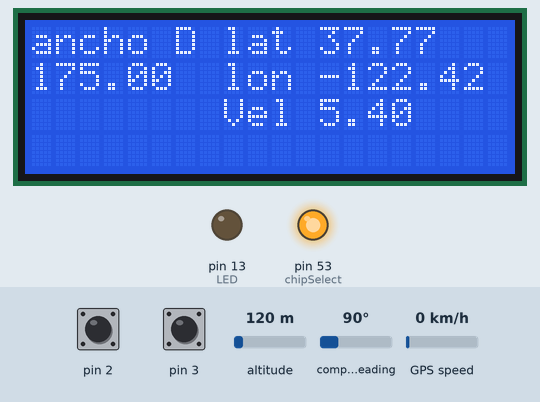
Recording of a sketch running on a simulated Arduino Mega 2560, built with avr-gcc and run on an emulated ATmega2560. Shown: 20×4 character LCD, output pins drawn as LEDs (lit = HIGH). Inputs (shaded band) come from the test bench; at power-on: pin 2 HIGH, GPS speed 0 km/h, pin 3 HIGH, altitude 120 m, compass heading 90°. Storage starts empty; the GPS gets a fix after 3 s at 37.7749, -122.4194 with 8 satellites; pins used as bus, display or sensor lines are not drawn.

Above: at 15.5 s.
15.6 s: pin 2 pulled LOW for 0.15 s
At 16.1 s:
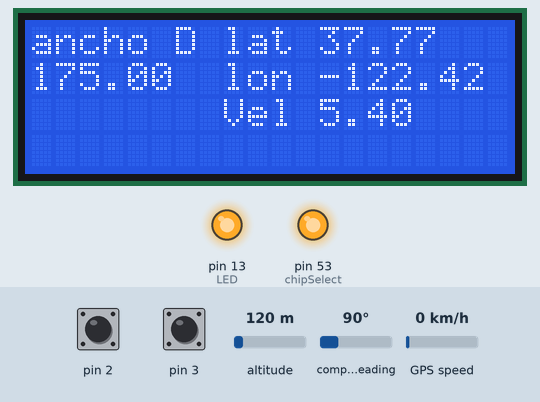
17.2 s: GPS speed set to 2 km/h
At 18.9 s:
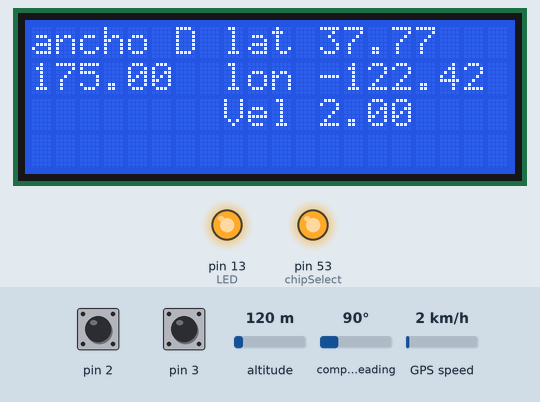
19.6 s: pin 3 pulled LOW for 0.15 s
At 23.6 s:
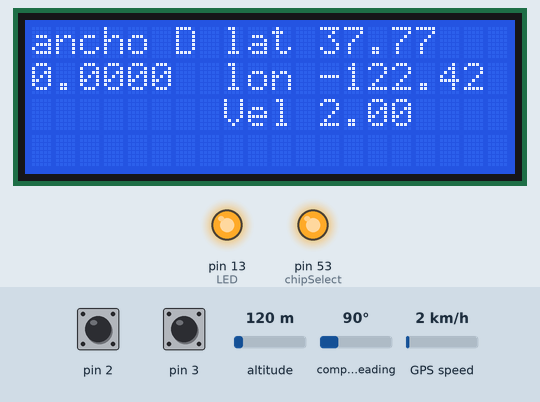
23.7 s: GPS speed set to 30 km/h
At 25.3 s:
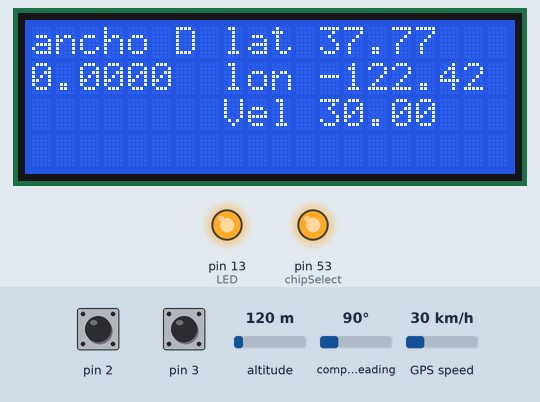
26.0 s: GPS speed set to 60 km/h
29.2 s: pin 2 pulled LOW for 1 s
At 30.0 s:
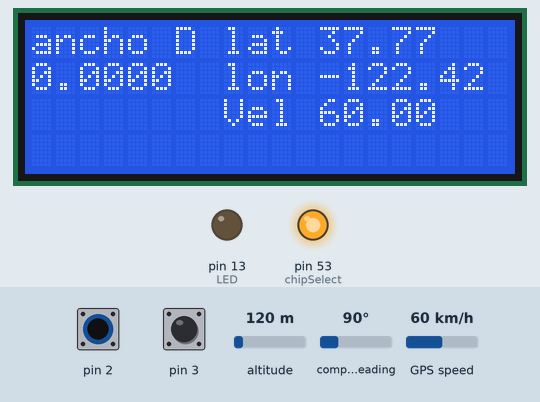
Timing chart, 0 to 32.2 s (numbered marks = the images above; inputs shaded):
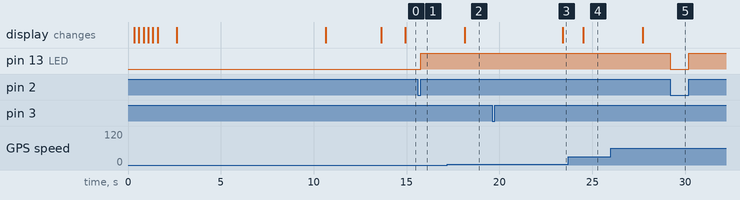

The sketch:

Atomizador_Inteligente.ino
```cpp
#include <SD.h>

#include <TinyGPS.h>
#include <SoftwareSerial.h>
#include <LiquidCrystal_I2C.h>


#define CANT_MUESTRAS 7     // largo del array de muestras para hacer el filtrado
#define I_MUESTRA     3     // muestra del array utilizada para hacer los calculos en ese momento
#define UMBRAL        10    // Diferencia entre la media y la medida tomada;
#define TIME_SENS     10    // tiempo entre muestras
#define LAR_BUFFER    8

#define VENTANA_SENSOR         0.60   //Ancho que agarra cada sensor en metros
#define DISTANCIA_ENTRE_FILAS   3.5   // distancia entre las filas en metros
#define FACTOR                  600   //factor para calculo de caudal
#define DOSIS                    50   //litros cada 1000 metros cubicos de vegetacion
#define CAUDAL_MAX_2BOQUILLAS     4   // caudal maximo de dos boquillas a una presion especificada

#define ss Serial1


LiquidCrystal_I2C lcd(0x27, 2, 1, 0, 4, 5, 6, 7, 3, POSITIVE);
float duty1, duty2, duty3, duty4, duty5, duty6;
float* rejunte;
char buffer[8];
int chipSelect = 53;
File myData; //creo objeto de tipo File
const byte LED = 13;


//************************************************* clase sensor**************************************************
class sensor {

  public:
    int i;
    float           dato[CANT_MUESTRAS];
    unsigned long   SensorMillis, CurrentMillis;
    const float     TimeSens = TIME_SENS;
    int             pin4, pin2;
    float           cm, duration;
    float           avg_cm[4];
    float           dif[2];
    volatile unsigned long   risingMicros;
    volatile unsigned long   fallingMicros;
    volatile unsigned long   pulseTime;

sensor(int pin_enable, int pin_outPWM) {
      int n, i;
      pin4 = pin_enable;        // el pin 4 del sensor es el enable
      pin2 = pin_outPWM;        // el pin 2 del sensor es la salida pem en funcion de la distancia
      SensorMillis = 0;
      n = CANT_MUESTRAS;
      i = 0;
      cm = 0.0;

      // configuro los pines
      pinMode(pin4, OUTPUT);
      pinMode(pin2, INPUT);
      digitalWrite(pin4, LOW);    // apago el sensor

      while (i < n) {             //Tomo N muestras y las guardo en dato[]
        digitalWrite(pin4, HIGH);
        delayMicroseconds(5);

        duration = asignNewPulseDuration();//pulseIn(pin2, HIGH,80000);
        cm = microsecondsToCentimeters(duration);

//
//        dato[i] = cm;
//        i++;

 if (cm >= (DISTANCIA_ENTRE_FILAS*100/2)){         // si sobrepasa la medida de la mitad de la entre fila le coloco un cero
        dato[i] = 0;

       }

       else{
        dato[i]= DISTANCIA_ENTRE_FILAS*100/2 - cm;

       }


        i++;

        digitalWrite(pin4, LOW);
        delayMicroseconds(100);   //Tiempo minimo recomendado entre lecturas
      }
    }

    void UpdateSensor() {
      int n, i;
      n = CANT_MUESTRAS;
     int dato_aux;
      CurrentMillis = millis();

      //Serial.print(TimeSens);
      if (CurrentMillis - SensorMillis >= TimeSens) { // Tiempo cada cuanto funciona el sensor

      for (i = 0; i < n - 1; ++i) {             // Primero corre los valores del array dejando libre el ultimo
          dato[i] = dato[i + 1];

           //Serial. print(dato[i+1]);

          //Serial. print(" ");


        }


        digitalWrite(pin4, HIGH);
        //delayMicroseconds(5);
        duration = asignNewPulseDuration();//pulseIn(pin2, HIGH,80000);
        cm = microsecondsToCentimeters(duration);
        //dato[n - 1] = cm;

       if (cm >= DISTANCIA_ENTRE_FILAS*100/2){         // si sobrepasa la medida de la mitad de la entre fila le coloco un cero
        dato[n-1] = 0;


       }

       else{
        dato[n-1]= DISTANCIA_ENTRE_FILAS*100/2 - cm;
       }

        digitalWrite(pin4, LOW);


//FILTRADO DE MUESTRAS
        avg_cm[0] =  mean_primera(dato);              //Calculo del promedio en cm
        avg_cm[1] =  mean_ultima(dato); //Calculo del promedio en cm
        avg_cm[2]=   mean_todo(dato);
        avg_cm[3]=   mean_sig3M(dato);
        dif[0] = abs(avg_cm[0] - dato[I_MUESTRA]);
        dif[1] = abs(avg_cm[1] - dato[I_MUESTRA]);


        if (dif[0] > UMBRAL) {

          if (dif[1] > UMBRAL) {


            dato[I_MUESTRA] = avg_cm[2] ;
            //Serial.print("descarta  ");
          }
        }
         dato_aux= dato[I_MUESTRA];

         if (dato_aux==0){
          //Serial.print("entra");

          if (avg_cm[3]>0.0){

         dato[I_MUESTRA]= avg_cm[1];

         }
         else {
          dato[I_MUESTRA]=0;
         }
         }
        SensorMillis = millis();
      }
    }

    long microsecondsToCentimeters(long microseconds) {
      // The speed of sound is 340 m/s or 29 microseconds per centimeter.
      // The ping travels out and back, so to find the distance of the
      // object we take half of the distance travelled.
      return microseconds / 29 / 2;
    }

    float asignNewPulseDuration() {
      return pulseTime;
    }

    float mean_primera(float dato[]) {
      int i;
      float mean;

      for (i = 0; i < I_MUESTRA; ++i) {
        mean += dato[i];
      }


      return mean / I_MUESTRA;
    }

    float mean_ultima(float dato[]) {

      int  i;
      float mean;
      int init;
      init = I_MUESTRA + 1;

      for (i = init; i < CANT_MUESTRAS; ++i) {
        mean += dato[i];
      }


      return mean / I_MUESTRA;
    }


    float mean_sig3M(float dato[]) {

      int  i;
      float mean;
      int init;
      init = I_MUESTRA + 1;

      for (i = init; i < init+3; ++i) { // toma las siguientes 3 muestras a I_MUESTRA y hace el promedio
        mean += dato[i];
      }


      return mean /3;
    }

    float mean_todo(float dato[]) {

      int  i;
      float mean;


      for (i=0; i < CANT_MUESTRAS; ++i) {
        mean += dato[i];
      }


      return mean / CANT_MUESTRAS;
    }
};


//*************************************************************Clase Pantalla***************************************************************
class PantallaLCD {


    float TimeLCD;
    unsigned long previousMillis;

  public:
    PantallaLCD(float Time) {// tiempo cada cuanto se quiere actualizar la pantalla

      TimeLCD = Time;
    }

    void InitLCD() {

      lcd.begin(20, 4);  // initialize the lcd for 16 chars 4 lines, turn on backlight

      for (int i = 0; i < 3; i++) // para que parpadee cuando arranca
      {
        lcd.backlight();
        delay(250);
        lcd.noBacklight();
        delay(250);
      }
      lcd.backlight(); // finish with backlight on


      //NOTE: Cursor Position: (CHAR, LINE) start at 0
      lcd.setCursor(0, 0); //Start at character 4 on line 0
      lcd.print("Tesis DVM");
      delay(1000);
      lcd.setCursor(0, 1);
      lcd.print("Atomizador");
      lcd.setCursor(29, 1);
      lcd.print("Inteligente");
      delay(8000);

      // Wait and then tell user they can start the Serial Monitor and type in characters to
      // Display. (Set Serial Monitor option to "No Line Ending")
      lcd.clear();
      lcd.setCursor(0, 1); //Start at character 0 on line 0
      lcd.print("Iniciando......");
      delay(3000);
      lcd.clear();
    }


    void writeLCD(int horizontal,int vertical,char palabra[], float salida) { //lo que se quiere escribir en la pantalla

      unsigned long currentMillis = millis();

      if ((currentMillis - previousMillis) >= TimeLCD) {
        //lcd.clear();
        lcd.setCursor(horizontal,vertical);
        lcd.print(palabra);
        lcd.setCursor(horizontal, vertical+1);
        lcd.print(salida);
        //lcd.print("cm");
        lcd.setCursor(9, 1);
        previousMillis = currentMillis;

      }

    }
};


//********************************************************Clase TRV***************************************************************
class TRV {
    public:
    float Calc_TRV;
    float Litros_ha;
    float Caudal;
    float Ancho_Copa;
    int duty_valv, aux;

    public:
    TRV() {}

  void Duty_TRV(float Medida, float Velocidad_avance, float Entre_filas) { // Medida del sensor en cm, velocidad de avance en Km y entre filas en m


        Ancho_Copa = Medida/100; //Paso la medida de cm a m

        Calc_TRV = (VENTANA_SENSOR * Ancho_Copa * 10000) / DISTANCIA_ENTRE_FILAS;

        Litros_ha = (Calc_TRV * DOSIS) / 1000;

        Caudal = (Litros_ha * Velocidad_avance * DISTANCIA_ENTRE_FILAS) / 600;

        duty_valv = (Caudal / CAUDAL_MAX_2BOQUILLAS) * 100;

    if (duty_valv < 35) // duty mas pequeño al que la valvula trabaja
    {
       //Serial.print("medida");
        //Serial.println(Medida);
        aux=Medida;
       if(aux==0)   //Si no ve nada, apaga la valvula
       {
        duty_valv = 0;

       }
      else{
        duty_valv = 35;
      }
    }
    if (duty_valv > 80) // duty mas grande al que la valvula trabaja
    {
      duty_valv = 80;
    }

//    if(Medida==0)   //Si no ve nada, apaga la valvula
//    {
//      duty_valv = 0;
//    }
  }
};
//****************************************************************Clase GPS*****************************************************
class GPS_UB {

  bool newData = false;
  unsigned long chars;
  unsigned short sentences, failed;

  public:
  float velocidad=0;
  double posicion[2];
  TinyGPS gps;

    public:
    GPS_UB() {}


void UpdateGPS() {


  // For one second we parse GPS data and report some key values
  for (unsigned long start = millis(); millis() - start < 1000;)
  {
    while (ss.available())
    {
      char c = ss.read();
      // Serial.write(c); // uncomment this line if you want to see the GPS data flowing
      if (gps.encode(c)) // Did a new valid sentence come in?
        newData = true;
    }
  }

  if (newData)
  {
    float flat, flon;
    unsigned long age;
    gps.f_get_position(&flat, &flon, &age);

    velocidad = gps.f_speed_kmph();

    if(flat != TinyGPS::GPS_INVALID_F_ANGLE)
      posicion[0]= flat;

    if(flon != TinyGPS::GPS_INVALID_F_ANGLE)
      posicion[1]= flon;

  }
  //*********************************** DeBug GPS********************************************************************************
//    Serial.println( );
//    Serial.print("LAT=");
//    Serial.print(flat == TinyGPS::GPS_INVALID_F_ANGLE ? 0.0 : flat, 6);
//    Serial.print(" LON=");
//    Serial.print(flon == TinyGPS::GPS_INVALID_F_ANGLE ? 0.0 : flon, 6);
//    Serial.print(" SPEED=");
//    Serial.print(gps.f_speed_kmph()); // Speed in kilometers per hour (double)
//    Serial.print(" SAT=");
//    Serial.print(gps.satellites() == TinyGPS::GPS_INVALID_SATELLITES ? 0 : gps.satellites());
//    Serial.print(" PREC=");
//    Serial.print(gps.hdop() == TinyGPS::GPS_INVALID_HDOP ? 0 : gps.hdop());


//  gps.stats(&chars, &sentences, &failed);
//  Serial.print(" CHARS=");
//  Serial.print(chars);
//  Serial.print(" SENTENCES=");
//  Serial.print(sentences);
//  Serial.print(" CSUM ERR=");
//  Serial.println(failed);
//
//  if (chars == 0)
//    Serial.println("** No characters received from GPS: check wiring **");

//*********************************************************************************************************************************
}

};


//********************************************************Creacion de las Clases***************************************************

sensor S_derecha1(9, 3);//pin enable 2, pin ouput 3
//sensor S_derecha2(4, 5);
//sensor S_derecha3(6, 7);

sensor S_izquierda1(8, 2);
//sensor S_izquierda2(10, 11);
//sensor S_izquierda3(12, 13);

TRV TreeRowVolume;

PantallaLCD tv(50);


GPS_UB GPS_AT;

void onChangeDerecha ()
{
  if (digitalRead (3) == HIGH){
    S_derecha1.risingMicros = micros();
    //digitalWrite (LED, HIGH);
  }
  else{
    S_derecha1.fallingMicros = micros();
    S_derecha1.pulseTime = S_derecha1.fallingMicros - S_derecha1.risingMicros;
    //digitalWrite (LED, LOW);
  }
}

void onChangeIzquierda ()
{
  if (digitalRead (2) == HIGH){
    S_izquierda1.risingMicros = micros();
    digitalWrite (LED, HIGH);
  }
  else{
    S_izquierda1.fallingMicros = micros();
    S_izquierda1.pulseTime = S_izquierda1.fallingMicros - S_izquierda1.risingMicros;
    digitalWrite (LED, LOW);
  }
}


//***************************************************Setup******************************************************************
void setup() {
  // put your setup code here, to run once:
  Serial.begin(9600);
  Serial2.begin(9600);

  ss.begin(9600);
  pinMode(chipSelect, OUTPUT); //esto hay que hacerlo pare el DataLogger, porque si
  digitalWrite(chipSelect, HIGH);//esto hay que hacerlo para el DataLogger, porque si
  pinMode (LED, OUTPUT);
  SD.begin(chipSelect); //empiezo la comunicacion con la SD, CS (chip select) esta conectado al pin 53 del arduino


  tv.InitLCD();

  digitalWrite (2, HIGH);  // internal pull-up resistor
  digitalWrite (3, HIGH);  // internal pull-up resistor
  attachInterrupt (digitalPinToInterrupt (3), onChangeDerecha, CHANGE);  // attach interrupt handler
  attachInterrupt (digitalPinToInterrupt (2), onChangeIzquierda, CHANGE);  // attach interrupt handler

  myData = SD.open("PTData.txt", FILE_WRITE);
  delay(100);
  if(myData) {
    myData.print("ancho D crudo:");
    myData.print(",");
    myData.print("ancho D filtrado:");
    myData.print(",");
    myData.print("Calc_TRV D");
    myData.print(",");
    myData.print("Litros_ha D");
    myData.print(",");
    myData.print("Caudal D");
    myData.print(",");
    myData.print("Ancho_Copa D");
    myData.print(",");
    myData.print("duty_valv D");
    myData.print(",");
    myData.print("ancho I crudo:");
    myData.print(",");
    myData.print("ancho I filtrado:");
    myData.print(",");
    myData.print("Calc_TRV I");
    myData.print(",");
    myData.print("Litros_ha I");
    myData.print(",");
    myData.print("Caudal I");
    myData.print(",");
    myData.print("Ancho_Copa I");
    myData.print(",");
    myData.println("duty_valv I");
    myData.print(",");
    myData.println("velocidad");
    myData.close();
    delay(100);
  }

}


//**************************************************************************LOOP***********************************************************
void loop() {

  float salida;
  float velocidad;
  int i, auxvel;
  i = 0;
  velocidad = 5.4;
  // put your main code here, to run repeatedly:

 GPS_AT.UpdateGPS();
//************************************************************Debug Gps ********************************************************************
// Serial.print("LAT=");
// Serial.print(GPS_AT.posicion[0],6);
//
// Serial.print(" LON=");
// Serial.println(GPS_AT.posicion[1],6);
//
// Serial.print(" SPEED=");
// Serial.println(GPS_AT.velocidad); // Speed in kilometers per hour (double)

 //********************************************************************************************************************************************
 auxvel=GPS_AT.velocidad;

 if (auxvel !=0){
  velocidad=GPS_AT.velocidad;
  //Serial.println("VEL0");
 }
 // Serial.print("VEL");
//   Serial.println(velocidad);


  myData = SD.open("PTData.txt", FILE_WRITE);

  S_derecha1.UpdateSensor();
  tv.writeLCD(0,0,"ancho D",(S_derecha1.dato[I_MUESTRA]));
  TreeRowVolume.Duty_TRV(S_derecha1.dato[I_MUESTRA], velocidad, DISTANCIA_ENTRE_FILAS);
  duty1 = TreeRowVolume.duty_valv;
  buffer[1] = char(duty1);

  lcd.setCursor(8,0);
  lcd.print("lat ");
  lcd.print(GPS_AT.posicion[0]);


  if(myData) {
    myData.print(S_derecha1.cm);
    myData.print(",");
  }

  if(myData) {
    myData.print(S_derecha1.dato[I_MUESTRA]);
    myData.print(",");
  }

//*****************************************Debug sensor derecha ******************************************************

//  Serial.println("ancho derecha crudo: ");
//  Serial.println(S_derecha1.cm);
//  Serial.println("ancho derecha filtrado: ");
//  Serial.println(S_derecha1.dato[I_MUESTRA]);
//
//********************************************************************************************************


  if(myData) {
    myData.print(TreeRowVolume.Calc_TRV);
    myData.print(",");
    myData.print(TreeRowVolume.Litros_ha);
    myData.print(",");
    myData.print(TreeRowVolume.Caudal);
    myData.print(",");
    myData.print(TreeRowVolume.Ancho_Copa);
    myData.print(",");
    myData.print(TreeRowVolume.duty_valv);
    myData.print(",");
  }


//  S_derecha2.UpdateSensor();
  //tv.writeLCD(S_derecha2.cm);
  duty2  = 50;//Duty_TRV(S_derecha2.dato[I_MUESTRA], velocidad, DISTANCIA_ENTRE_FILAS);
  buffer[2] = char(duty2);


//  S_derecha3.UpdateSensor();
  //tv.writeLCD(S_derecha3.cm);
  duty3  = 60;//S_derecha3.cm / 200;
  buffer[3] = char(duty3);


  S_izquierda1.UpdateSensor();
 tv.writeLCD(0,2,"ancho I",S_izquierda1.dato[I_MUESTRA]);
  TreeRowVolume.Duty_TRV(S_izquierda1.dato[I_MUESTRA], velocidad, DISTANCIA_ENTRE_FILAS);
  duty4 = TreeRowVolume.duty_valv;
  buffer[4] = char(duty4);


  if(myData) {
    myData.print(S_izquierda1.cm);
    myData.print(",");
  }
  if(myData) {
    myData.print(S_izquierda1.dato[I_MUESTRA]);
    myData.print(",");
  }

//*************************************Debug sensor izquierda ****************************************************************************

//  Serial.println("ancho izquierda crudo: ");
//  Serial.println(S_izquierda1.cm);
//  Serial.println("ancho izquierda filtrado: ");
//  Serial.println(S_izquierda1.dato[I_MUESTRA]);
//
//*********************************************************************************************************************************************

  if(myData) {
    myData.print(TreeRowVolume.Calc_TRV);
    myData.print(",");
    myData.print(TreeRowVolume.Litros_ha);
    myData.print(",");
    myData.print(TreeRowVolume.Caudal);
    myData.print(",");
    myData.print(TreeRowVolume.Ancho_Copa);
    myData.print(",");
    myData.println(TreeRowVolume.duty_valv);
    myData.print(",");
    myData.println(velocidad);


}

//  S_izquierda2.UpdateSensor();
  //tv.writeLCD(S_izquierda2.cm);
  duty5  = 80;//S_izquierda2.cm / 200;
  buffer[5] = char(duty5);

//  S_izquierda3.UpdateSensor();
  //tv.writeLCD(S_izquierda3.cm);
  duty6  = 90;//S_izquierda3.cm / 200;
  buffer[6] = char (duty6);
  buffer[0]='{';
  buffer[7] = '}';

  lcd.setCursor(8,1);
  lcd.print("lon ");
  lcd.print(GPS_AT.posicion[1]);

  lcd.setCursor(8,2);
  lcd.print("Vel ");
  lcd.print(velocidad);


  if(myData) {
    myData.close();
  }

  for (i = 0; i < LAR_BUFFER ; ++i)
  {
    Serial2.write(buffer[i]);
 //********************************Debug Comunicacion************************************************

    //Serial.println(buffer[i]);

 //*************************************************************************************************
    delayMicroseconds(30);
  }
}
```

Measured:
- after the input at 15.6 s, pin 13 (LED): LOW → HIGH after 0.15 s
- after the input at 17.2 s, the display: changes after 0.95 s (image 2)
- after the input at 19.6 s, the display: changes after 3.8 s (image 3)
- after the input at 23.7 s, the display: changes after 0.82 s (image 4)
- after the input at 29.2 s, pin 13 (LED): HIGH → LOW at once, → HIGH 1.0 s later
